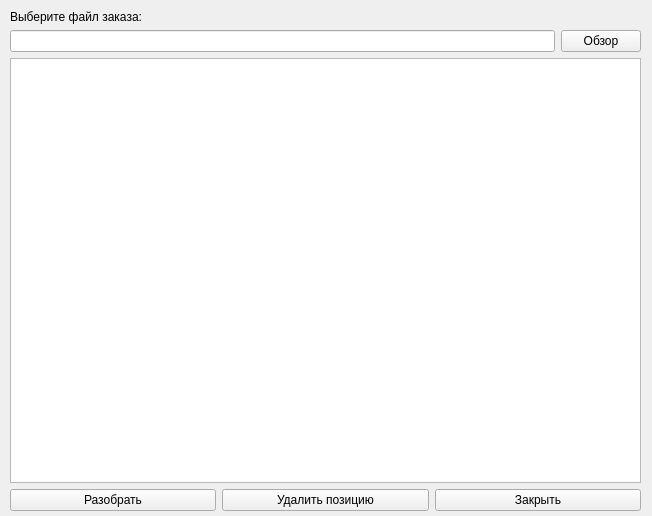
<?xml version="1.0" encoding="UTF-8"?>
<ui version="4.0">
 <class>Read_Zakaz</class>
 <widget class="QWidget" name="Read_Zakaz">
  <property name="geometry">
   <rect>
    <x>0</x>
    <y>0</y>
    <width>652</width>
    <height>516</height>
   </rect>
  </property>
  <property name="windowTitle">
   <string>Заказ кодов маркировки</string>
  </property>
  <widget class="QWidget" name="verticalLayoutWidget">
   <property name="geometry">
    <rect>
     <x>10</x>
     <y>10</y>
     <width>631</width>
     <height>501</height>
    </rect>
   </property>
   <layout class="QVBoxLayout" name="verticalLayout">
    <item>
     <widget class="QLabel" name="label">
      <property name="text">
       <string>Выберите файл заказа:</string>
      </property>
     </widget>
    </item>
    <item>
     <layout class="QHBoxLayout" name="horizontalLayout">
      <item>
       <widget class="QLineEdit" name="edtFilename"/>
      </item>
      <item>
       <widget class="QPushButton" name="btnOpen">
        <property name="text">
         <string>Обзор</string>
        </property>
       </widget>
      </item>
     </layout>
    </item>
    <item>
     <widget class="QListView" name="lstItems"/>
    </item>
    <item>
     <layout class="QHBoxLayout" name="horizontalLayout_3">
      <item>
       <widget class="QPushButton" name="btnRead">
        <property name="text">
         <string>Разобрать</string>
        </property>
       </widget>
      </item>
      <item>
       <widget class="QPushButton" name="btnDel">
        <property name="text">
         <string>Удалить позицию</string>
        </property>
       </widget>
      </item>
      <item>
       <widget class="QPushButton" name="btnClose">
        <property name="text">
         <string>Закрыть</string>
        </property>
       </widget>
      </item>
     </layout>
    </item>
   </layout>
  </widget>
 </widget>
 <resources/>
 <connections/>
</ui>
